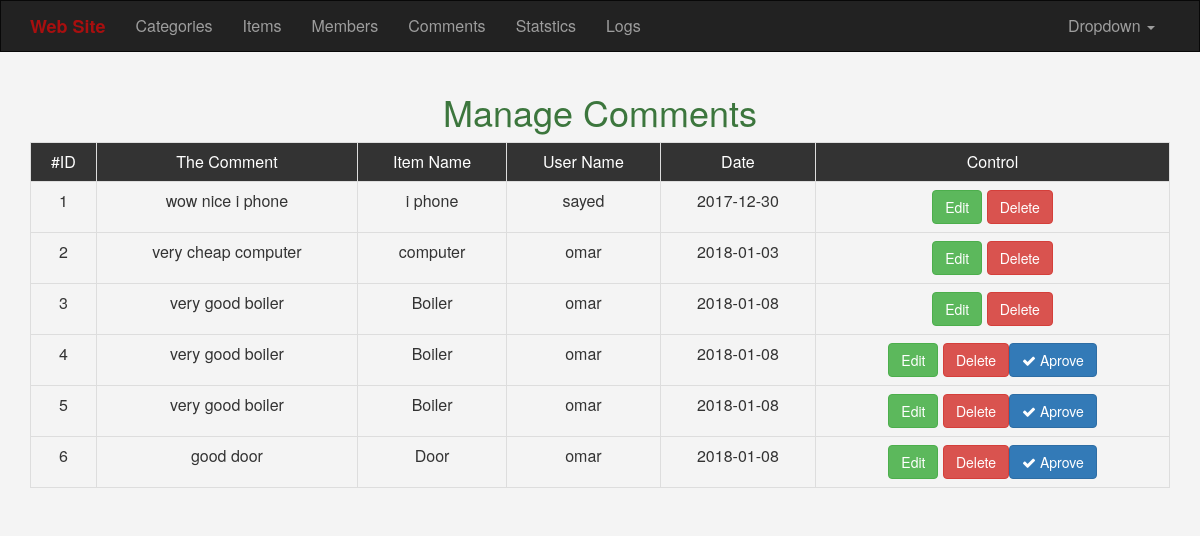
The app's page /admin/comments.php (signed in) with its own data.
### tables this page shows
CREATE TABLE `comments` (
  `comID` int(11) NOT NULL,
  `comment` text,
  `status` tinyint(4) DEFAULT NULL,
  `add_date` date DEFAULT NULL,
  `item_ID` int(11) DEFAULT NULL,
  `user_ID` int(11) DEFAULT NULL
);

CREATE TABLE `items` (
  `item_ID` int(11) NOT NULL,
  `name` varchar(255) DEFAULT NULL,
  `description` text,
  `price` varchar(255) DEFAULT NULL,
  `add_date` date DEFAULT NULL,
  `country_made` varchar(255) DEFAULT NULL,
  `image` varchar(255) DEFAULT NULL,
  `status` varchar(255) DEFAULT NULL,
  `rating` smallint(6) DEFAULT NULL,
  `aprove` smallint(6) DEFAULT '0',
  `cat_ID` int(11) DEFAULT NULL,
  `member_ID` int(11) DEFAULT NULL,
  `tags` varchar(255) DEFAULT NULL,
  `item_img` varchar(255) NOT NULL
);

CREATE TABLE `users` (
  `userID` int(11) NOT NULL,
  `username` varchar(255) DEFAULT NULL,
  `password` varchar(255) DEFAULT NULL,
  `email` varchar(255) DEFAULT NULL,
  `fullname` varchar(255) DEFAULT NULL,
  `groupID` int(11) DEFAULT '0',
  `truststatus` int(11) DEFAULT '0',
  `regstatus` int(11) DEFAULT '0',
  `regdate` date DEFAULT NULL,
  `img` varchar(255) DEFAULT NULL
);

### admin/comments.php (the view, shortened to what this page needs)
<?php
if (isset($_SESSION['user'])) {
   include 'init.php';
   $do = isset($_GET['do']) ? $_GET['do'] : 'Manage';
if ($do == 'Manage') {
      $stmt = $con->prepare("SELECT
                                    comments.*, items.name
                               AS
                                    item_name, users.username
                              FROM
                                    comments
                              INNER JOIN
                                    items
                              ON
                                    items.item_ID = comments.item_ID
                              INNER JOIN
                                    users
                              ON
                                    users.userID = comments.user_ID");
        $stmt->execute();
        $comms = $stmt->fetchall();
        ?>
        <div class='container text-center'>
            <h1 class='text-center text-success'>Manage Comments</h1>
            <div class='table-responsive'>
                <table class='table table-bordered'>
                    <tr>
                        <td> #ID</td>
                        <td>The Comment</td>
                        <td>Item Name</td>
                        <td>User Name</td>
                        <td>Date </td>
                        <td> Control </td>
                    </tr>
                    <?php
                        foreach ($comms as $comm) {
                            echo "<tr>";
                                echo "<td>" . $comm['comID'] . "</td>";
                                echo "<td>" . $comm['comment'] . "</td>";
                                echo "<td>" . $comm['item_name'] . "</td>";
                                echo "<td>" . $comm['username'] . "</td>";
                                echo "<td>" . $comm['add_date'] . "</td>";
                                echo "<td> <a href='comments.php?do=Edit&id=" . $comm['comID'] . "' class='btn btn-success'> Edit</a>
                                        <a href='comments.php?do=Delete&id=" . $comm['comID'] . "' class='btn btn-danger confirm'>Delete</a>";
                                if ($comm['status'] == 0) {
                                   echo "<a href='comments.php?do=Aprove&id=" . $comm['comID'] . "' class='btn btn-primary confirm'><i class='fa fa-check'></i> Aprove</a>";
                                }
                        }
                   ?>
                </table>
       <?php
        }
else {
    echo "there is no \$do here.";
}
include $tpl . "footer.php";
} else {
    header('location:index.php');
    exit();
}

### admin/layout/css/backend.css (style rules this page uses)
body { background-color: #f4f4f4; font-size: 16px; }
.table tr:first-child { background-color: #333; color: #fff; }

### records on screen
comments: comID "1", comment "wow nice i phone", item_ID.name "i phone", user_ID.username "sayed", add_date "2017-12-30"
comments: comID "2", comment "very cheap computer", item_ID.name "computer", user_ID.username "omar", add_date "2018-01-03"
comments: comID "3", comment "very good boiler", item_ID.name "Boiler", user_ID.username "omar", add_date "2018-01-08"
comments: comID "4", comment "very good boiler", item_ID.name "Boiler", user_ID.username "omar", add_date "2018-01-08"
comments: comID "5", comment "very good boiler", item_ID.name "Boiler", user_ID.username "omar", add_date "2018-01-08"
comments: comID "6", comment "good door", item_ID.name "Door", user_ID.username "omar", add_date "2018-01-08"

### other values on screen
lang('brand') "Web Site"
lang('Categories') "Categories"
lang('items') "Items"
lang('members') "Members"
lang('comments') "Comments"
lang('statstics') "Statstics"
lang('logs') "Logs"
